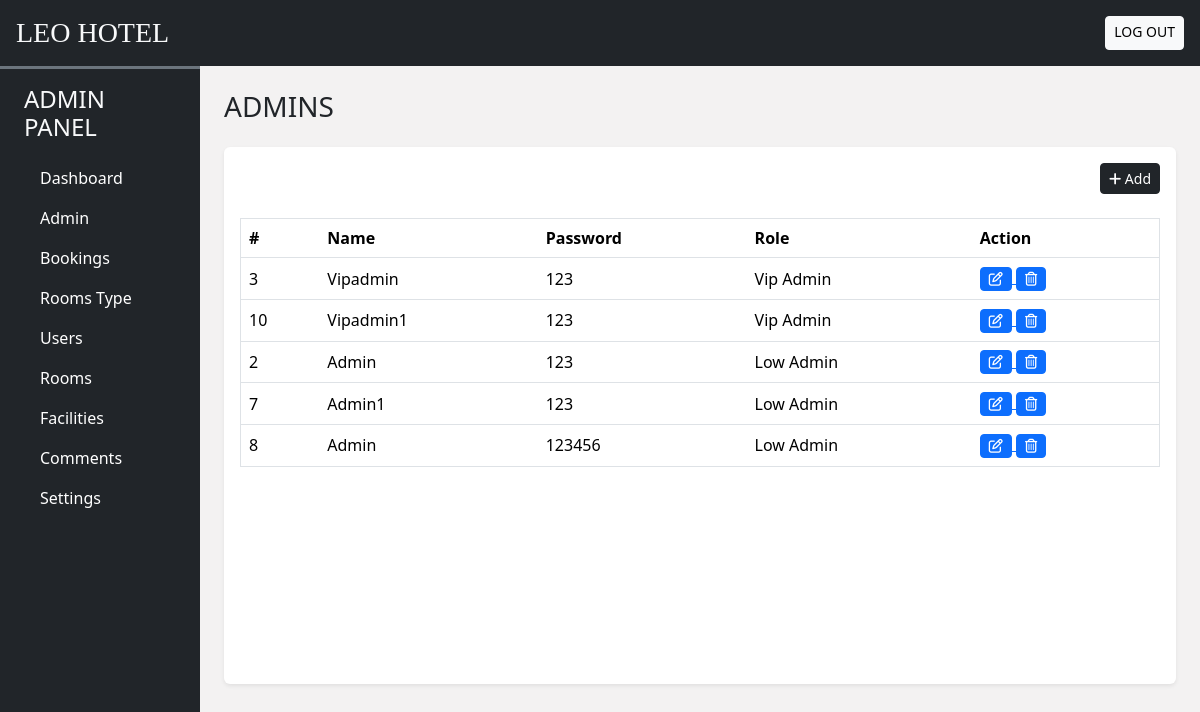
Screenshot of /admin/index.php?act=admin (signed in) with the database file from the repository.
### tables this page shows
CREATE TABLE `admin_cred` (
  `sr_no` int(10) NOT NULL,
  `admin_name` varchar(150) NOT NULL,
  `admin_pass` varchar(100) NOT NULL,
  `role` int(10) NOT NULL DEFAULT 0
);

### model/pdo.php (called while the page is built, shortened)
<?php
function pdo_get_connection(){
    $servername = "localhost";
    $username = "root";
    $password = "";
    try {
        $conn = new PDO("mysql:host=$servername;dbname=duan1", $username, $password);
        $conn->setAttribute(PDO::ATTR_ERRMODE, PDO::ERRMODE_EXCEPTION);
        return $conn;
    } catch(PDOException $e) {
        echo "Connection failed: " . $e->getMessage();
    }
}
function pdo_query($sql){
    $sql_args=array_slice(func_get_args(),1);
    try{
        $conn=pdo_get_connection();
        $stmt=$conn->prepare($sql);
        $stmt->execute($sql_args);
        $rows=$stmt->fetchAll();
        return $rows;
    }
    catch(PDOException $e){
        throw $e;
    }
    finally{
        unset($conn);
    }
}
?>

### model/admin.php (called while the page is built, shortened)
<?php
    function loadall_admin(){
        $sql= "SELECT * FROM `admin_cred` ORDER BY role desc";
        $result = pdo_query($sql);
        return $result;
    }
?>

### admin/admin/list.php (the view, shortened to what this page needs)
<!DOCTYPE html>
<html lang="en">
<head>
    <link rel="stylesheet" href="inc/links.php">
</head>
<body>
    <div class="container-fluid">
        <div class="row">
            <div class="col-lg-10 ms-auto p-4 overflow-hidden">
                <h3 class="mb-4">ADMINS</h3>
                <div class="card border-0 shadow-sm mb-4">
                    <div class="card-body">
                        <div class="text-end mb-4">
                            <button type="button" class="btn btn-dark shadow-none btn-sm" data-bs-toggle="modal" data-bs-target="#add-admin">
                                <i class="fa-solid fa-plus"></i> Add
                            </button>
                        </div>
                        <div class="table-responsive-lg" style="height: 450px; overflow-y: scroll;">
                        <table class="table table-hover border">
                            <thead>
                                <tr class="bg-dark text-light">
                                    <th scope="col">#</th>
                                    <th scope="col">Name</th>
                                    <th scope="col">Password</th>
                                    <th scope="col">Role</th>
                                    <th scope="col">Action</th>
                                </tr>
                            </thead>
                            <?php
                                foreach($listAdmin as $admin){
                                    extract($admin);
                                    $name_role="";
                                    if($role!=0){
                                        $name_role="Vip admin";
                                    }else{
                                        $name_role="Low admin";
                                    }
                                    echo '
                                    <tbody>
                                        <tr class="align-middle">
                                            <td>'.$sr_no.'</td>
                                            <td>'.$admin_name.'</td>
                                            <td>'.$admin_pass.'</td>
                                            <td>'.$name_role.'</td>
                                            <td>
                                                <a href="?act=edit_admin&id='.$sr_no.'">
                                                    <button type="button" class="btn btn-primary shadow-none btn-sm" data-bs-toggle="modal" >
                                                        <i class="fa-regular fa-pen-to-square"></i>
                                                    </button>
                                                </a>
                                                <a href="?act=delete_admin&id='.$sr_no.'">
                                                    <button type="button" class="btn btn-primary shadow-none btn-sm" data-bs-toggle="modal" >
                                                        <i class="fa-regular fa-trash-can"></i>
                                                    </button>
                                                </a>
                                            </td>
                                        </tr>
                                    </tbody>
                                    ';
                                }
                            ?>
                        </table>
                        </div>
                    </div>
                </div>
            </div>
        </div>
    </div>
</body>
</html>

### css/style.css (style rules this page uses)
:root { --teal: #2ec1ac; --teal_hover: #279e8c; }
html { font-family: "Nunito", sans-serif; margin: 0; padding: 0; box-sizing: border-box; text-decoration: none; outline: none; border: none; text-transform: capitalize; transition: all 0.2s linear; }
body { background-color: #f3f2f2; }

### rows the page displays
admin_cred: sr_no "3", admin_name "Vipadmin", admin_pass "123", role "Vip Admin"
admin_cred: sr_no "10", admin_name "Vipadmin1", admin_pass "123", role "Vip Admin"
admin_cred: sr_no "2", admin_name "Admin", admin_pass "123", role "Low Admin"
admin_cred: sr_no "7", admin_name "Admin1", admin_pass "123", role "Low Admin"
admin_cred: sr_no "8", admin_name "Admin", admin_pass "123456", role "Low Admin"
